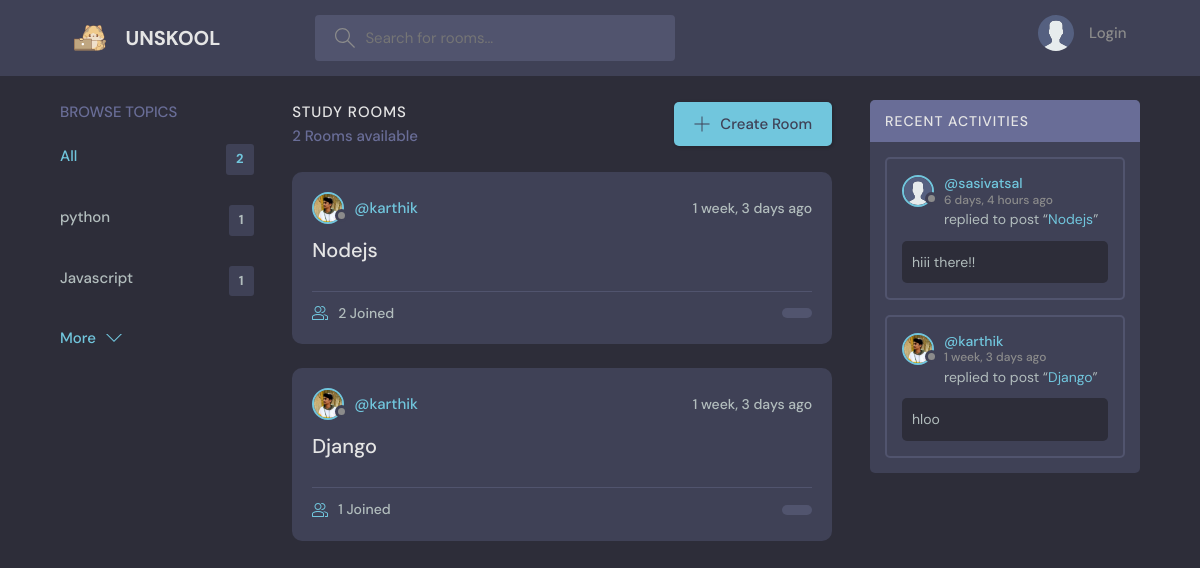
The app's page /, older data.
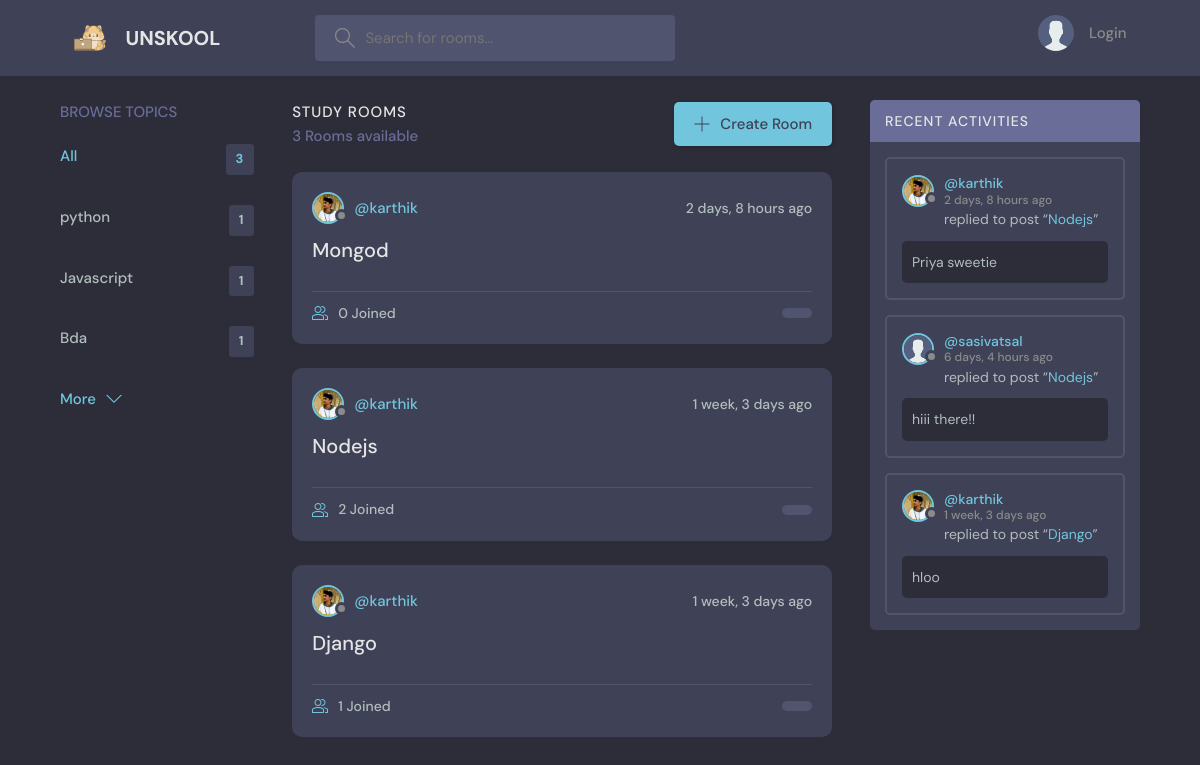
The same page, newer data.
### shazam/models.py (models this page shows, shortened)
class Topic(models.Model):
    name=models.CharField(max_length=100)

class Room(models.Model):
    Host=models.ForeignKey(User,on_delete=models.SET_NULL,null=True)
    participants=models.ManyToManyField(User,related_name="participants")
    Topic=models.ForeignKey(Topic,on_delete=models.SET_NULL ,null=True)
    name=models.CharField(max_length=50)
    description=models.TextField(null=True)
    created=models.DateTimeField(auto_now_add=True)
    updated=models.DateTimeField(auto_now=True)
    def __str__(self):
        return str(self.name)

class User(AbstractUser):
    name=models.CharField(max_length=200,null=True)
    following = models.ManyToManyField(
        "self", blank=True, related_name="followers", symmetrical=False
    )
    email=models.EmailField(unique=True,null=True)
    bio=models.TextField(null=True)
    avatar=models.ImageField(null=True,default="avatar.svg")
    USERNAME_FIELD='email'
    REQUIRED_FIELDS=[]

class Message (models.Model):
    user=models.ForeignKey(User,on_delete=models.CASCADE)
    room=models.ForeignKey(Room ,on_delete=models.CASCADE)
    body=models.TextField(max_length=100)
    created=models.DateTimeField(auto_now_add=True)
    updated=models.DateTimeField(auto_now=True)

### shazam/views.py (the view)
# urls.py: path('',views.home,name='home' ),
def home(request):
    k=request.GET.get("q") if request.GET.get('q')!=None else ''
    room=Room.objects.filter(Q(Topic__name__icontains=k)|
                             Q(name__icontains=k)|
                             Q(description__icontains=k)
                             ).order_by('-updated')
    topics=Topic.objects.all()[0:5]
    room_count=room.count()
    chatboxes=Message.objects.filter(Q(room__Topic__name__icontains=k)).order_by("-created")
    context={'rooms':room,'topics':topics,'room_count':room_count,'chatboxes':chatboxes}
    return render(request,'shazam/home.html',context)

### shazam/templates/shazam/home.html (shortened to what this page needs)
{% extends 'main.html' %}
{% block content %}
<main class="layout layout--3">
  <div class="container">
    {% include 'shazam/topic component.html' %}
    <div class="roomList">
      <div class="roomList__header">
        <div>
          <h2>Study Rooms</h2>
          <p>{{room_count}} Rooms available</p>
        </div>
        <a class="btn btn--main" href="{% url 'createroom' %}">
          <svg version="1.1" xmlns="http://www.w3.org/2000/svg" width="32" height="32" viewBox="0 0 32 32">
            <title>add</title>
            <path
              d="M16.943 0.943h-1.885v14.115h-14.115v1.885h14.115v14.115h1.885v-14.115h14.115v-1.885h-14.115v-14.115z">
            </path>
          </svg>
          Create Room
        </a>
      </div>
      {% include 'shazam/room_component.html' %}
    </div>
    {% include 'shazam/activity_component.html' %}
  </div>
</main>
{% endblock %}

### shazam/templates/shazam/topic component.html
<div class="topics">
    <div class="topics__header">
        <h2>Browse Topics</h2>
    </div>
    <ul class="topics__list">
        <li>
            <a href="{% url 'home' %}" class="active">All <span>{{topics.count}}</span></a>
        </li>
        {% for topic in topics %}
        <li>
            <a href="{% url 'home' %}?q={{topic.name}}">{{topic.name}}<span>{{topic.room_set.all.count}}</span></a>
        </li>
        {% endfor %}
    </ul>
    <a class="btn btn--link" href="{% url 'topics' %}">
        More
        <svg version="1.1" xmlns="http://www.w3.org/2000/svg" width="32" height="32" viewBox="0 0 32 32">
            <title>chevron-down</title>
            <path d="M16 21l-13-13h-3l16 16 16-16h-3l-13 13z"></path>
        </svg>
    </a>
</div>

### shazam/templates/shazam/room_component.html (shortened to what this page needs)
{% for room in rooms %}
<div class="roomListRoom">
    <div class="roomListRoom__header">
        <a href="{% url 'profile_page' room.Host.id %}" class="roomListRoom__author">
            <div class="avatar avatar--small">
                <img src="{{room.Host.avatar.url}}" />
            </div>
            <span>@{{room.Host.username}}</span>
        </a>
        <div class="roomListRoom__actions">
            <span>{{room.created|timesince}} ago</span>
        </div>
    </div>
    <div class="roomListRoom__content">
        <a href="{% url 'room' room.id %}">{{room.name}}</a>
    </div>
    <div class="roomListRoom__meta">
        <a href="{% url 'room' room.id %}" class="roomListRoom__joined">
            {{room.participants.all.count}} Joined
        </a>
        <p class="roomListRoom__topic">{{room.topic.name}}</p>
    </div>
</div>
{% endfor %}

### shazam/templates/shazam/activity_component.html (shortened to what this page needs)
<div class="activities">
    <div class="activities__header">
        <h2>Recent Activities</h2>
    </div>
    {% for chatbox in chatboxes %}
    <div class="activities__box">
        <div class="activities__boxHeader roomListRoom__header">
            <a href="{% url 'profile_page' chatbox.user.id %}" class="roomListRoom__author">
                <div class="avatar avatar--small">
                    <img src="{{chatbox.user.avatar.url}}" />
                </div>
                <p>
                    @{{chatbox.user.username}}
                    <span>{{chatbox.created|timesince}} ago</span>
                </p>
            </a>
        </div>
        <div class="activities__boxContent">
            <p>replied to post “<a href="{% url 'room' chatbox.room.id %}">{{chatbox.room}}</a>”</p>
            <div class="activities__boxRoomContent">{{chatbox.body}}</div>
        </div>
    </div>
    {% endfor %}

Row changes from the older to the newer data that the page shows:
added Topic: name "Bda", room_set.all.count "1"
added Room: Host.avatar (picture), Host.username "karthik", created "2 days, 8 hours", name "Mongod", participants.all.count "0"
added Message: user.avatar (picture), user.username "karthik", created "2 days, 8 hours", room "Nodejs", body "Priya sweetie"
Text that changed along with them:
{{ topics.count }}: "2" → "3"
{{ room_count }}: "2" → "3"
